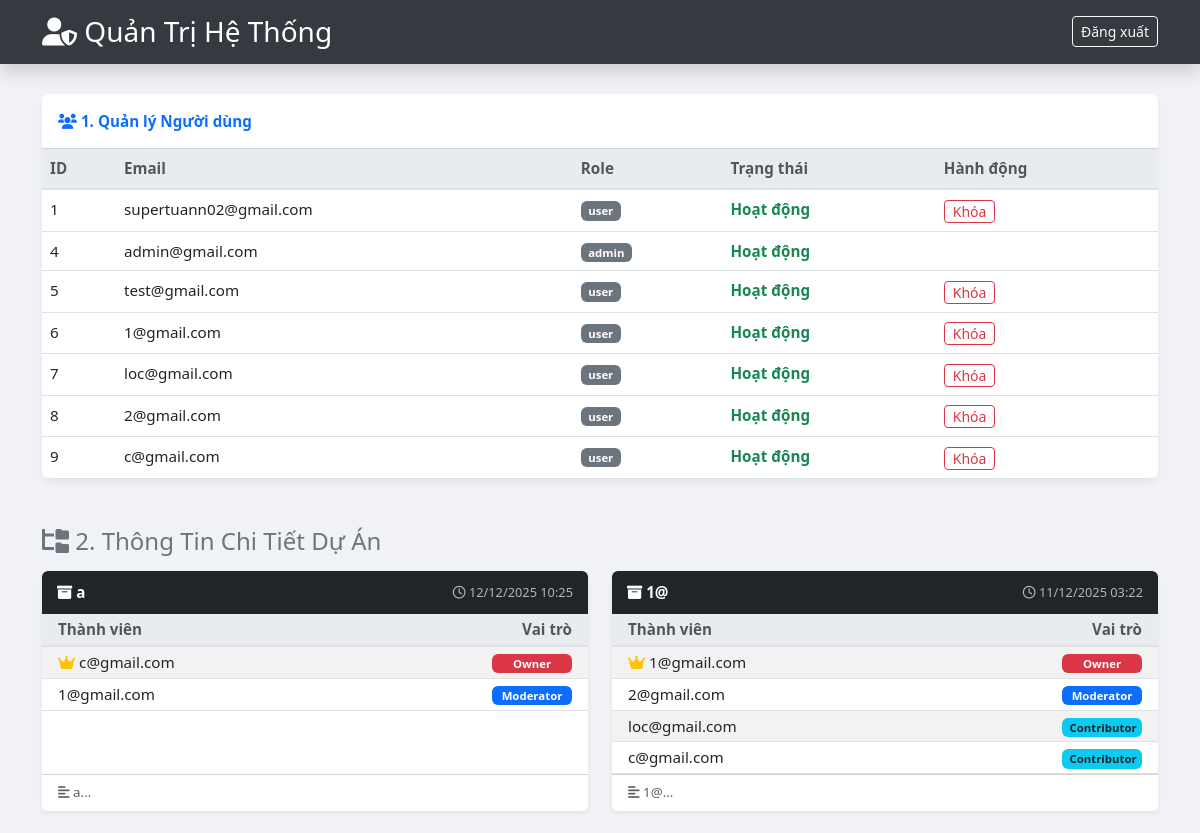
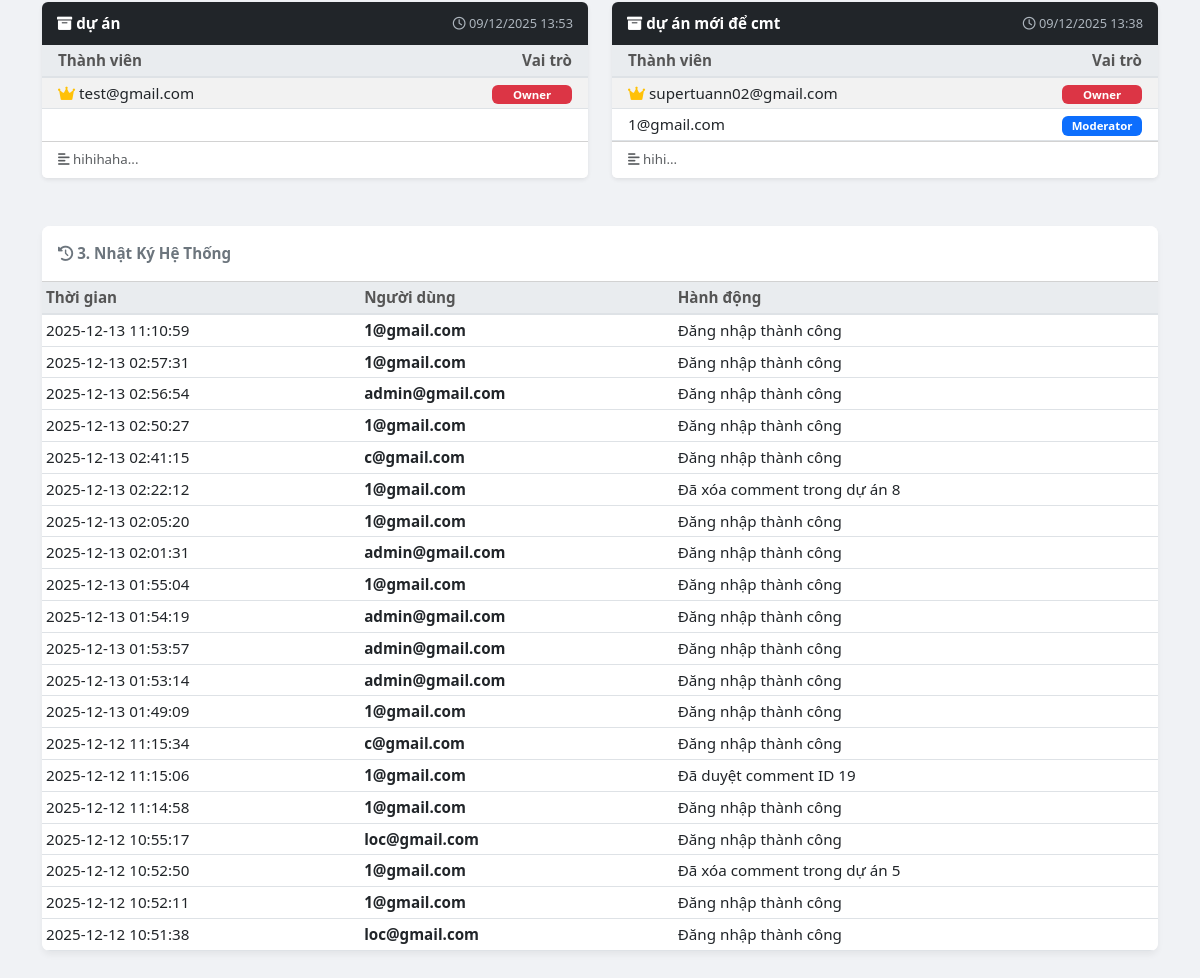
Screenshot of /admin.php (signed in) with the database file from the repository (2 pictures, top to bottom).
### tables this page shows
CREATE TABLE `users` (
  `id` int NOT NULL,
  `email` varchar(255) NOT NULL,
  `password` varchar(255) NOT NULL,
  `registered_at` timestamp NOT NULL DEFAULT CURRENT_TIMESTAMP,
  `role` enum('user','admin') DEFAULT 'user',
  `status` tinyint DEFAULT '1'
);

CREATE TABLE `projects` (
  `id` int NOT NULL,
  `title` varchar(255) NOT NULL,
  `description` text,
  `created_at` timestamp NOT NULL DEFAULT CURRENT_TIMESTAMP
);

CREATE TABLE `project_members` (
  `user_id` int NOT NULL,
  `project_id` int NOT NULL,
  `role` enum('viewer','contributor','moderator','owner') DEFAULT 'viewer'
);

CREATE TABLE `activity_logs` (
  `id` int NOT NULL,
  `user_id` int NOT NULL,
  `action` varchar(255) NOT NULL,
  `created_at` timestamp NULL DEFAULT CURRENT_TIMESTAMP
);

### admin.php (the view, shortened to what this page needs)
<?php
require 'config.php';
$users = $conn->query("SELECT * FROM users")->fetch_all(MYSQLI_ASSOC);
$logs = $conn->query("SELECT l.*, u.email FROM activity_logs l LEFT JOIN users u ON l.user_id = u.id ORDER BY l.created_at DESC LIMIT 20")->fetch_all(MYSQLI_ASSOC);
$projects = $conn->query("SELECT * FROM projects ORDER BY created_at DESC")->fetch_all(MYSQLI_ASSOC);
?>
<!DOCTYPE html>
<html lang="vi">
<head>
    <link href="https://cdn.jsdelivr.net/npm/bootstrap@5.3.0/dist/css/bootstrap.min.css" rel="stylesheet">
    <link rel="stylesheet" href="https://cdnjs.cloudflare.com/ajax/libs/font-awesome/6.0.0/css/all.min.css">
</head>
<body>
    <div class="admin-header shadow">
        <div class="container d-flex justify-content-between align-items-center">
            <h3 class="m-0"><i class="fa-solid fa-user-shield"></i> Quản Trị Hệ Thống</h3>
            <a href="logout.php" class="btn btn-outline-light btn-sm">Đăng xuất</a>
        </div>
    </div>
    <div class="container">
        <div class="card card-table">
            <div class="card-header bg-white fw-bold text-primary py-3">
                <i class="fa-solid fa-users"></i> 1. Quản lý Người dùng
            </div>
            <div class="card-body p-0">
                <table class="table table-hover mb-0">
                    <thead>
                        <tr>
                            <th>ID</th>
                            <th>Email</th>
                            <th>Role</th>
                            <th>Trạng thái</th>
                            <th>Hành động</th>
                        </tr>
                    </thead>
                    <tbody>
                        <?php foreach ($users as $u): ?>
                            <tr>
                                <td><?= $u['id'] ?></td>
                                <td><?= htmlspecialchars($u['email']) ?></td>
                                <td><span class="badge bg-secondary"><?= $u['role'] ?></span></td>
                                <td>
                                    <?= ($u['status'] == 1) ? '<span class="text-success fw-bold">Hoạt động</span>' : '<span class="text-danger fw-bold">Đã khóa</span>' ?>
                                </td>
                                <td>
                                    <?php if ($u['role'] != 'admin'): ?>
                                        <form method="POST" class="d-inline">
                                            <?php if ($u['status'] == 1): ?>
                                                <button type="submit" name="toggle_status" class="btn btn-outline-danger btn-sm py-0" onclick="return confirm('Khóa user này?');">Khóa</button>
                                            <?php else: ?>
                                                <input type="hidden" name="new_status" value="1">
                                                <button type="submit" name="toggle_status" class="btn btn-outline-success btn-sm py-0">Mở</button>
                                            <?php endif; ?>
                                        </form>
                                    <?php endif; ?>
                                </td>
                            </tr>
                        <?php endforeach; ?>
                    </tbody>
                </table>
            </div>
        </div>
        <h4 class="text-secondary mt-5 mb-3"><i class="fa-solid fa-folder-tree"></i> 2. Thông Tin Chi Tiết Dự Án</h4>
        <div class="row">
            <?php foreach ($projects as $pj): ?>
                <div class="col-md-6 mb-4">
                    <div class="card h-100 shadow-sm border-0">
                        <div class="project-header rounded-top">
                            <span class="fw-bold"><i class="fa-solid fa-box-archive"></i> <?= htmlspecialchars($pj['title']) ?></span>
                            <span class="project-date">
                                <i class="fa-regular fa-clock"></i> <?= date('d/m/Y H:i', strtotime($pj['created_at'])) ?>
                            </span>
                        </div>
                        <div class="card-body p-0">
                            <table class="table table-sm table-striped mb-0">
                                <thead class="table-light">
                                    <tr>
                                        <th class="ps-3">Thành viên</th>
                                        <th class="text-end pe-3">Vai trò</th>
                                    </tr>
                                </thead>
                                <tbody>
                                    <?php
                                    $stmt = $conn->prepare("
                                        SELECT pm.*, u.email
                                        FROM project_members pm
                                        JOIN users u ON pm.user_id = u.id
                                        WHERE pm.project_id = ?
                                        ORDER BY FIELD(pm.role, 'owner', 'moderator', 'contributor', 'viewer')
                                    ");
                                    $stmt->bind_param("i", $pj['id']);
                                    $stmt->execute();
                                    $members = $stmt->get_result()->fetch_all(MYSQLI_ASSOC);
                                    if (count($members) > 0):
                                        foreach ($members as $mem):
                                            $badge_class = 'bg-secondary';
                                            $icon = '';
                                            if ($mem['role'] == 'owner') {
                                                $badge_class = 'bg-danger';
                                                $icon = '<i class="fa-solid fa-crown text-warning me-1"></i>';
                                            } elseif ($mem['role'] == 'moderator') {
                                                $badge_class = 'bg-primary';
                                            } elseif ($mem['role'] == 'contributor') {
                                                $badge_class = 'bg-info text-dark';
                                            }
                                    ?>
                                            <tr>
                                                <td class="ps-3 align-middle">
                                                    <?= $icon ?><?= htmlspecialchars($mem['email']) ?>
                                                </td>
                                                <td class="text-end pe-3 align-middle">
                                                    <span class="badge <?= $badge_class ?> badge-role">
                                                        <?= ucfirst($mem['role']) ?>
                                                    </span>
                                                </td>
                                            </tr>
                                    <?php
                                        endforeach;
                                    else:
                                    ?>
                                        <tr><td colspan="2" class="text-center text-muted p-3">Chưa có thành viên nào</td></tr>
                                    <?php endif; ?>
                                </tbody>
                            </table>
                        </div>
                        <div class="card-footer bg-white text-muted small">
                            <i class="fa-solid fa-align-left"></i> <?= htmlspecialchars(substr($pj['description'], 0, 80)) ?>...
                        </div>
                    </div>
                </div>
            <?php endforeach; ?>
        </div>
        <div class="card card-table mt-4">
            <div class="card-header bg-white fw-bold text-secondary py-3">
                <i class="fa-solid fa-history"></i> 3. Nhật Ký Hệ Thống
            </div>
            <div class="card-body p-0">
                <table class="table table-sm table-hover mb-0">
                    <thead>
                        <tr>
                            <th>Thời gian</th>
                            <th>Người dùng</th>
                            <th>Hành động</th>
                        </tr>
                    </thead>
                    <tbody>
                        <?php foreach ($logs as $log): ?>
                            <tr>
                                <td><?= $log['created_at'] ?></td>
                                <td><strong><?= htmlspecialchars($log['email'] ?? 'Unknown') ?></strong></td>
                                <td><?= htmlspecialchars($log['action']) ?></td>
                            </tr>
                        <?php endforeach; ?>
                    </tbody>
                </table>
            </div>
        </div>
    </div>
</body>
</html>

### admin.php (style rules this page uses)
body { background-color: #f0f2f5; font-size: 0.95rem; }
.admin-header { background: #343a40; color: white; padding: 15px 0; margin-bottom: 30px; }
.card-table { border: none; box-shadow: 0 4px 6px rgba(0,0,0,0.05); border-radius: 8px; overflow: hidden; margin-bottom: 30px; }
.table thead th { background-color: #e9ecef; border-bottom: 2px solid #dee2e6; color: #555; }
.project-header { background: #212529; color: white; padding: 10px 15px; display: flex; justify-content: space-between; align-items: center; }
.project-date { font-size: 0.8rem; color: #adb5bd; font-weight: normal; }
.badge-role { width: 80px; text-align: center; }

### rows the page displays
users: id "1", email "supertuann02@gmail.com", role "user", status "Hoạt động"
users: id "4", email "admin@gmail.com", role "admin", status "Hoạt động"
users: id "5", email "test@gmail.com", role "user", status "Hoạt động"
users: id "6", email "1@gmail.com", role "user", status "Hoạt động"
users: id "7", email "loc@gmail.com", role "user", status "Hoạt động"
users: id "8", email "2@gmail.com", role "user", status "Hoạt động"
users: id "9", email "c@gmail.com", role "user", status "Hoạt động"
projects: title "a", created_at "12/12/2025 10:25", description "a"
project_members: user.email "c@gmail.com", role "Owner"
project_members: user.email "1@gmail.com", role "Moderator"
projects: title "1@", created_at "11/12/2025 03:22", description "1@"
project_members: user.email "1@gmail.com", role "Owner"
project_members: user.email "2@gmail.com", role "Moderator"
project_members: user.email "loc@gmail.com", role "Contributor"
project_members: user.email "c@gmail.com", role "Contributor"
projects: title "dự án", created_at "09/12/2025 13:53", description "hihihaha"
project_members: user.email "test@gmail.com", role "Owner"
projects: title "dự án mới để cmt", created_at "09/12/2025 13:38", description "hihi"
project_members: user.email "supertuann02@gmail.com", role "Owner"
project_members: user.email "1@gmail.com", role "Moderator"
activity_logs: created_at "2025-12-13 11:10:59", user.email "1@gmail.com", action "Đăng nhập thành công"
activity_logs: created_at "2025-12-13 02:57:31", user.email "1@gmail.com", action "Đăng nhập thành công"
activity_logs: created_at "2025-12-13 02:56:54", user.email "admin@gmail.com", action "Đăng nhập thành công"
activity_logs: created_at "2025-12-13 02:50:27", user.email "1@gmail.com", action "Đăng nhập thành công"
activity_logs: created_at "2025-12-13 02:41:15", user.email "c@gmail.com", action "Đăng nhập thành công"
activity_logs: created_at "2025-12-13 02:22:12", user.email "1@gmail.com", action "Đã xóa comment trong dự án 8"
activity_logs: created_at "2025-12-13 02:05:20", user.email "1@gmail.com", action "Đăng nhập thành công"
activity_logs: created_at "2025-12-13 02:01:31", user.email "admin@gmail.com", action "Đăng nhập thành công"
activity_logs: created_at "2025-12-13 01:55:04", user.email "1@gmail.com", action "Đăng nhập thành công"
activity_logs: created_at "2025-12-13 01:54:19", user.email "admin@gmail.com", action "Đăng nhập thành công"
activity_logs: created_at "2025-12-13 01:53:57", user.email "admin@gmail.com", action "Đăng nhập thành công"
activity_logs: created_at "2025-12-13 01:53:14", user.email "admin@gmail.com", action "Đăng nhập thành công"
activity_logs: created_at "2025-12-13 01:49:09", user.email "1@gmail.com", action "Đăng nhập thành công"
activity_logs: created_at "2025-12-12 11:15:34", user.email "c@gmail.com", action "Đăng nhập thành công"
activity_logs: created_at "2025-12-12 11:15:06", user.email "1@gmail.com", action "Đã duyệt comment ID 19"
activity_logs: created_at "2025-12-12 11:14:58", user.email "1@gmail.com", action "Đăng nhập thành công"
activity_logs: created_at "2025-12-12 10:55:17", user.email "loc@gmail.com", action "Đăng nhập thành công"
activity_logs: created_at "2025-12-12 10:52:50", user.email "1@gmail.com", action "Đã xóa comment trong dự án 5"
activity_logs: created_at "2025-12-12 10:52:11", user.email "1@gmail.com", action "Đăng nhập thành công"
activity_logs: created_at "2025-12-12 10:51:38", user.email "loc@gmail.com", action "Đăng nhập thành công"
